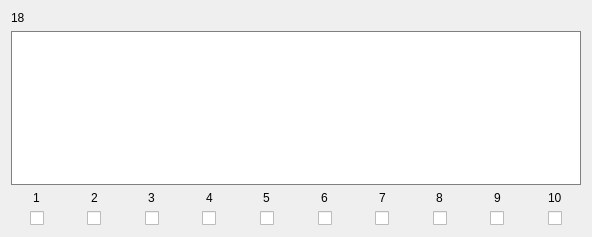
            <widget class="QWidget" name="scrollAreaWidgetContents_160">
             <property name="geometry">
              <rect>
               <x>0</x>
               <y>0</y>
               <width>592</width>
               <height>237</height>
              </rect>
             </property>
             <layout class="QVBoxLayout" name="verticalLayout_106">
              <item>
               <widget class="QLabel" name="Name_18">
                <property name="text">
                 <string>18</string>
                </property>
               </widget>
              </item>
              <item>
               <widget class="QTextEdit" name="Text_18">
                <property name="styleSheet">
                 <string notr="true">border: 1px solid gray</string>
                </property>
               </widget>
              </item>
              <item>
               <layout class="QHBoxLayout" name="horizontalLayout_20">
                <property name="bottomMargin">
                 <number>0</number>
                </property>
                <item>
                 <layout class="QVBoxLayout" name="verticalLayout_183">
                  <property name="rightMargin">
                   <number>0</number>
                  </property>
                  <property name="bottomMargin">
                   <number>0</number>
                  </property>
                  <item alignment="Qt::AlignHCenter">
                   <widget class="QLabel" name="label_162">
                    <property name="text">
                     <string>1</string>
                    </property>
                   </widget>
                  </item>
                  <item alignment="Qt::AlignHCenter">
                   <widget class="QCheckBox" name="Check_18_1">
                    <property name="text">
                     <string/>
                    </property>
                   </widget>
                  </item>
                 </layout>
                </item>
                <item>
                 <layout class="QVBoxLayout" name="verticalLayout_184">
                  <property name="rightMargin">
                   <number>0</number>
                  </property>
                  <property name="bottomMargin">
                   <number>0</number>
                  </property>
                  <item alignment="Qt::AlignHCenter">
                   <widget class="QLabel" name="label_163">
                    <property name="text">
                     <string>2</string>
                    </property>
                   </widget>
                  </item>
                  <item alignment="Qt::AlignHCenter">
                   <widget class="QCheckBox" name="Check_18_2">
                    <property name="text">
                     <string/>
                    </property>
                   </widget>
                  </item>
                 </layout>
                </item>
                <item>
                 <layout class="QVBoxLayout" name="verticalLayout_185">
                  <property name="rightMargin">
                   <number>0</number>
                  </property>
                  <property name="bottomMargin">
                   <number>0</number>
                  </property>
                  <item alignment="Qt::AlignHCenter">
                   <widget class="QLabel" name="label_164">
                    <property name="text">
                     <string>3</string>
                    </property>
                   </widget>
                  </item>
                  <item alignment="Qt::AlignHCenter">
                   <widget class="QCheckBox" name="Check_18_3">
                    <property name="text">
                     <string/>
                    </property>
                   </widget>
                  </item>
                 </layout>
                </item>
                <item>
                 <layout class="QVBoxLayout" name="verticalLayout_186">
                  <property name="rightMargin">
                   <number>0</number>
                  </property>
                  <property name="bottomMargin">
                   <number>0</number>
                  </property>
                  <item alignment="Qt::AlignHCenter">
                   <widget class="QLabel" name="label_165">
                    <property name="text">
                     <string>4</string>
                    </property>
                   </widget>
                  </item>
                  <item alignment="Qt::AlignHCenter">
                   <widget class="QCheckBox" name="Check_18_4">
                    <property name="text">
                     <string/>
                    </property>
                   </widget>
                  </item>
                 </layout>
                </item>
                <item>
                 <layout class="QVBoxLayout" name="verticalLayout_187">
                  <property name="rightMargin">
                   <number>0</number>
                  </property>
                  <property name="bottomMargin">
                   <number>0</number>
                  </property>
                  <item alignment="Qt::AlignHCenter">
                   <widget class="QLabel" name="label_166">
                    <property name="text">
                     <string>5</string>
                    </property>
                   </widget>
                  </item>
                  <item alignment="Qt::AlignHCenter">
                   <widget class="QCheckBox" name="Check_18_5">
                    <property name="text">
                     <string/>
                    </property>
                   </widget>
                  </item>
                 </layout>
                </item>
                <item>
                 <layout class="QVBoxLayout" name="verticalLayout_188">
                  <property name="rightMargin">
                   <number>0</number>
                  </property>
                  <property name="bottomMargin">
                   <number>0</number>
                  </property>
                  <item alignment="Qt::AlignHCenter">
                   <widget class="QLabel" name="label_167">
                    <property name="text">
                     <string>6</string>
                    </property>
                   </widget>
                  </item>
                  <item alignment="Qt::AlignHCenter">
                   <widget class="QCheckBox" name="Check_18_6">
                    <property name="text">
                     <string/>
                    </property>
                   </widget>
                  </item>
                 </layout>
                </item>
                <item>
                 <layout class="QVBoxLayout" name="verticalLayout_189">
                  <property name="rightMargin">
                   <number>0</number>
                  </property>
                  <property name="bottomMargin">
                   <number>0</number>
                  </property>
                  <item alignment="Qt::AlignHCenter">
                   <widget class="QLabel" name="label_168">
                    <property name="text">
                     <string>7</string>
                    </property>
                   </widget>
                  </item>
                  <item alignment="Qt::AlignHCenter">
                   <widget class="QCheckBox" name="Check_18_7">
                    <property name="text">
                     <string/>
                    </property>
                   </widget>
                  </item>
                 </layout>
                </item>
                <item>
                 <layout class="QVBoxLayout" name="verticalLayout_190">
                  <property name="rightMargin">
                   <number>0</number>
                  </property>
                  <property name="bottomMargin">
                   <number>0</number>
                  </property>
                  <item alignment="Qt::AlignHCenter">
                   <widget class="QLabel" name="label_169">
                    <property name="text">
                     <string>8</string>
                    </property>
                   </widget>
                  </item>
                  <item alignment="Qt::AlignHCenter">
                   <widget class="QCheckBox" name="Check_18_8">
                    <property name="text">
                     <string/>
                    </property>
                   </widget>
                  </item>
                 </layout>
                </item>
                <item>
                 <layout class="QVBoxLayout" name="verticalLayout_191">
                  <property name="rightMargin">
                   <number>0</number>
                  </property>
                  <property name="bottomMargin">
                   <number>0</number>
                  </property>
                  <item alignment="Qt::AlignHCenter">
                   <widget class="QLabel" name="label_170">
                    <property name="text">
                     <string>9</string>
                    </property>
                   </widget>
                  </item>
                  <item alignment="Qt::AlignHCenter">
                   <widget class="QCheckBox" name="Check_18_9">
                    <property name="text">
                     <string/>
                    </property>
                   </widget>
                  </item>
                 </layout>
                </item>
                <item>
                 <layout class="QVBoxLayout" name="verticalLayout_192">
                  <property name="rightMargin">
                   <number>0</number>
                  </property>
                  <property name="bottomMargin">
                   <number>0</number>
                  </property>
                  <item alignment="Qt::AlignHCenter">
                   <widget class="QLabel" name="label_171">
                    <property name="text">
                     <string>10</string>
                    </property>
                   </widget>
                  </item>
                  <item alignment="Qt::AlignHCenter">
                   <widget class="QCheckBox" name="Check_18_10">
                    <property name="text">
                     <string/>
                    </property>
                   </widget>
                  </item>
                 </layout>
                </item>
               </layout>
              </item>
             </layout>
            </widget>
